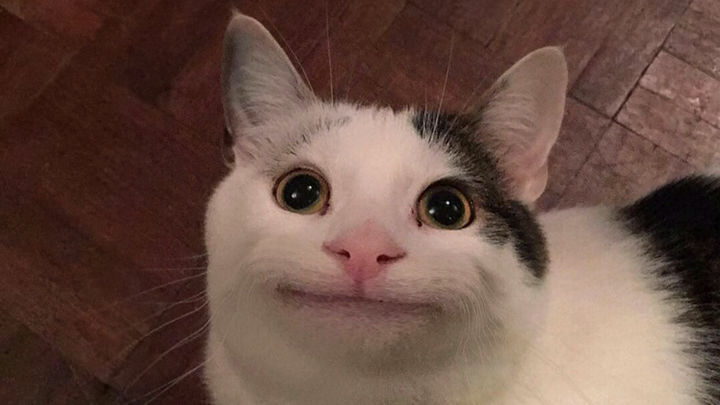
#> input picture scr/data/test/smile_cat.jpg, 720 x 405 px, found by its file name
$ python canny_edge_detection.py
#> lines starting #> are read from the running program, lines starting #| are printed output that depends on the picture; after the words box and inside, x2 and y2 are one past the last pixel; in counts of white or black regions, pixels touching at a corner belong together
# %%
import cv2
import numpy as np
import matplotlib.pyplot as plt


class CannyEdge:
    image = np.ndarray

    def __init__(self, _input_dir : str, _target : str, _save_file_dir : str) -> None:
#> called with _input_dir = 'D:/Projects/canny/scr/data/test', _target = 'smile_cat.jpg', _save_file_dir = 'D:/Projects/canny/scr/data/test'
        self.input_dir = _input_dir
        self.target = _target
        self.save_file_dir = _save_file_dir
        CannyEdge.image = cv2.imread(self.input_dir + '/' + self.target)
#> further down, image is the input picture: shape (405, 720, 3); mean B, G, R 68.5, 78.6, 106.1

    def contouring(self, save = True) -> tuple:
        # 컨투어 찾기 전 이미지 전처리
#> called with save = True
        gray = cv2.cvtColor(CannyEdge.image, cv2.COLOR_BGR2GRAY)# 이미지 출력
        gray = cv2.GaussianBlur(gray, (5, 5), 0)
        gray = cv2.bitwise_not(gray) # 객체보다 배경이 밝은 경우 이미지 반전
        # canny edge, threshold 등 다양한 전처리 시도 -> 객체와 배경을 가장 잘 분리하는 전처리 사용
        edge = cv2.Canny(gray, 100, 100)
        # Save the Canny edge image
        if save : cv2.imwrite(f"{self.save_file_dir}/{self.target.split('.')[0]}_edge.jpg", edge)
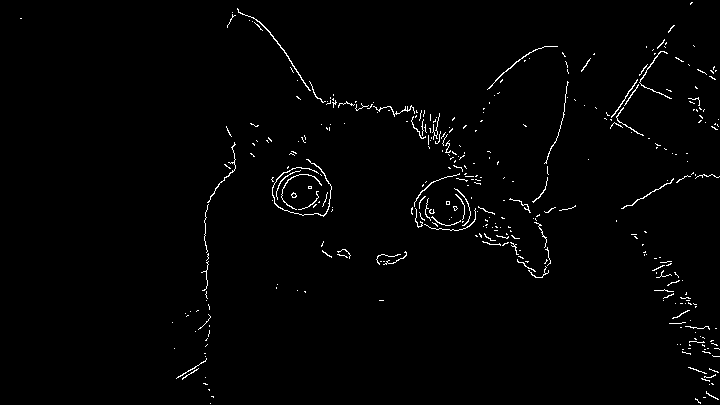
#> saved as smile_cat_edge.jpg: shape (405, 720); 1.4% white in thin lines or dots
        return gray, edge


if __name__ == "__main__":
    canny_obj = CannyEdge("D:/Projects/canny/scr/data/test", "smile_cat.jpg", "D:/Projects/canny/scr/data/test")
    image = canny_obj.image
    image2 = CannyEdge.image.copy()
    gray, edge = canny_obj.contouring()

    _, thresh = cv2.threshold(gray, 127, 255, cv2.THRESH_BINARY)
    adaptive_threshold= cv2.adaptiveThreshold(gray, 255, cv2.ADAPTIVE_THRESH_GAUSSIAN_C, cv2.THRESH_BINARY, 11, 2)

    thresh = cv2.erode(thresh, None, iterations=2)
    thresh = cv2.dilate(thresh, None, iterations=2)
    # 컨투어 찾기
    contours, hierachy = cv2.findContours(thresh.copy(), cv2.RETR_EXTERNAL, cv2.CHAIN_APPROX_SIMPLE)
    # 컨투어 면적이 큰 순으로 정렬
    sorted_contours = sorted(contours, key=cv2.contourArea, reverse=True)

    for i in range(len(sorted_contours)):
        contour = sorted_contours[i]
        # 근사 컨투어 계산을 위한 0.01의 오차 범위 지정
        epsilon = 0.01 * cv2.arcLength(contour, True)
        approx = cv2.approxPolyDP(contour, epsilon, True)

        cv2.drawContours(image, [contour], -1, (0,255,0), 3)
        cv2.drawContours(image2, [approx], -1, (0,255,0), 3)

        extLeft = tuple(contour[contour[:, :, 0].argmin()][0])
        extRight = tuple(contour[contour[:, :, 0].argmax()][0])
        extTop = tuple(contour[contour[:, :, 1].argmin()][0])
        extBot = tuple(contour[contour[:, :, 1].argmax()][0])

        cv2.circle(image, extLeft, 8, (0, 0, 255), -1)
        cv2.circle(image, extRight, 8, (0, 255, 0), -1)
        cv2.circle(image, extTop, 8, (255, 0, 0), -1)
        cv2.circle(image, extBot, 8, (255, 255, 0), -1)
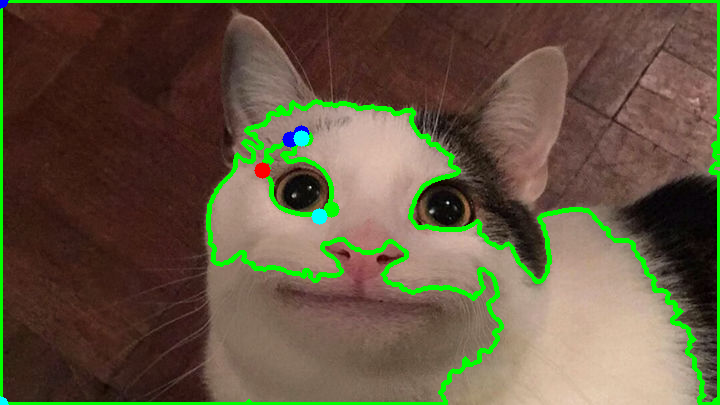
#> image: shape (405, 720, 3); 5.73% of pixels changed, all inside (x1, y1, x2, y2) = (0, 0, 720, 405)
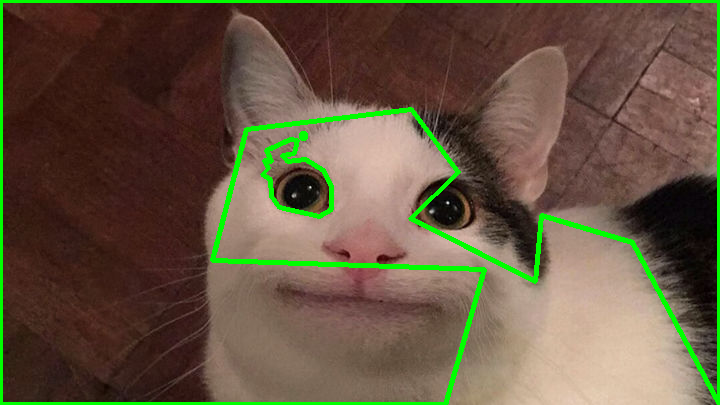
#> image2: shape (405, 720, 3); mean B, G, R 64.7, 86.6, 100.6
    # 결과 출력
    cv2.imshow('contour', image)
    cv2.imshow('approx', image2)
    cv2.waitKey()
    cv2.destroyAllWindows()
# %%
